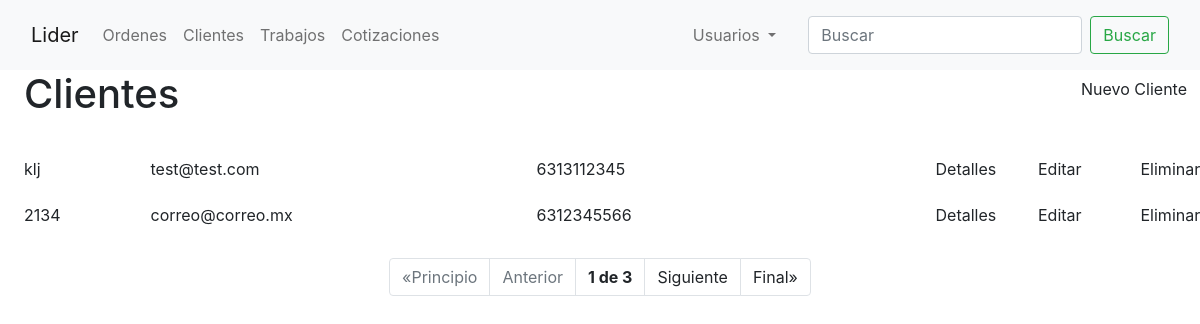
The page /clientes/ on the database as committed earlier.
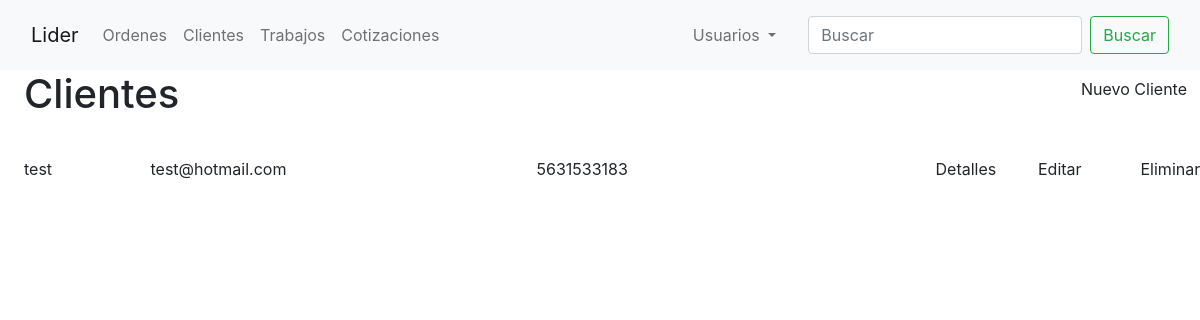
The same page on the database as committed later.
### orders/models.py (models this page shows, shortened)
class Customer(models.Model):
    name_company = models.CharField(verbose_name='Nombre/Empresa', max_length=50)
    email = models.EmailField(verbose_name='Correo', null=True)
    phone_number = models.CharField(verbose_name='Telefono', max_length=10, validators=[RegexValidator(r'^\d{1,10}$')])
    address = models.CharField(verbose_name='Domicilio', max_length=100, null=True)
    shipping = models.BooleanField(verbose_name='Entrega a domicilio')

### customers/views.py (the view)
# urls.py: path('', CustomersView.as_view(), name='customers'),
class CustomersView(ListView):
    model = Customer
    template_name = 'customers/customers.html'
    ordering = ['-id']
    paginate_by = 2

### customers/templates/customers/customers.html (shortened to what this page needs)
{% extends 'base.html' %}
{% block content %}
    <div class="row mb-4">
        <div class="col ms-4">
            <h1>Clientes</h1>
        </div>
        <div class="col-auto">
            <h4><a href="{% url 'customers-create' %}" class="btn">Nuevo Cliente</a></h4>
        </div>
    </div>
    {% for customer in object_list %}
        <div class="row mb-2">
            <a class="col-1 mx-4 my-auto link-dark"
               href="{% url 'customer-detail' customer.id %}">{{ customer.name_company }}</a>
            <div class="col mx-auto my-auto">{{ customer.email }}</div>
            <div class="col my-auto">{{ customer.phone_number }}</div>
            <div class="col-1"><a href="{% url 'customer-detail' customer.id %}" class="btn">Detalles</a></div>
            <div class="col-1"><a href="{% url 'customer-update' customer.id %}" class="btn">Editar</a></div>
            <div class="col-1"><a href="{% url 'customer-delete' customer.id %}" class="btn">Eliminar</a></div>
        </div>
    {% endfor %}
{% endblock content %}

Rows that differ between the two databases and show on the page:
removed Customer: name_company "klj", email "test@test.com", phone_number "6313112345"
removed Customer: name_company "2134", email "correo@correo.mx", phone_number "6312345566"
now on this page (row edited): Customer: name_company "test", email "test@hotmail.com", phone_number "5631533183"
Other text that changed with them:
{{ page_obj.number }}: "1" → (not shown)
{{ page_obj.paginator.num_pages }}: "3" → (not shown)
text no longer shown: "«Principio Anterior de Siguiente Final»"
